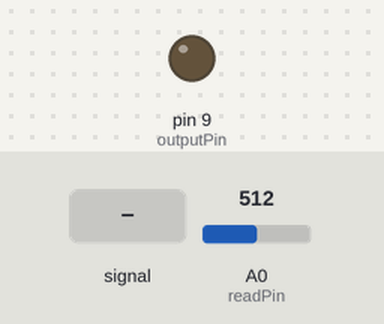
This sketch was run on a simulated Arduino Uno, built with avr-gcc and run on an emulated ATmega328P. On the bench: output pins drawn as LEDs (lit = HIGH). Inputs (shaded band) come from the test bench; at power-on: A0 (readPin) = 512. What the sketch prints to the serial monitor is not drawn.

Above: at 1.2 s.
1.3 s: A0 (readPin) fed a 200 Hz sine of ±460 counts around its level
Timing chart, 0 to 2.2 s (numbered marks = the images above; inputs shaded):
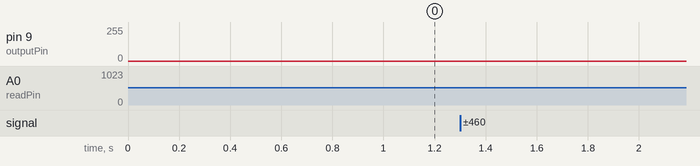

The sketch:

osciloscope_2_03.ino
```cpp
const int outputPin = 9; // Signal sent to Oscilloscope
const int readPin = A0;  // Signal sent to PC (Serial Plotter)

void setup() {
  Serial.begin(2000000);   // High speed for smoother waves
  pinMode(outputPin, OUTPUT);
}

void loop() {
  // 1. Create a "Fading" effect (Sawtooth/Triangle wave)
  for (int i = 0; i <= 255; i++) {
    analogWrite(outputPin, i);      // Output to Oscilloscope
    int val = analogRead(readPin);  // Read back for PC
    Serial.println(val);            // Send to Serial Plotter
  }

  for (int i = 255; i >= 0; i--) {
    analogWrite(outputPin, i);
    int val = analogRead(readPin);
    Serial.println(val);
  }
}
```
